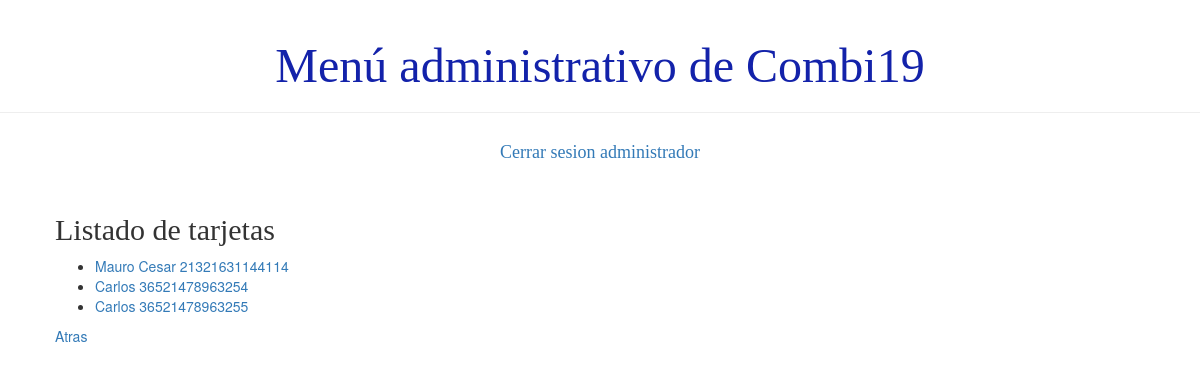
The app's page /usuario/listaTarjeta (signed in), older data.
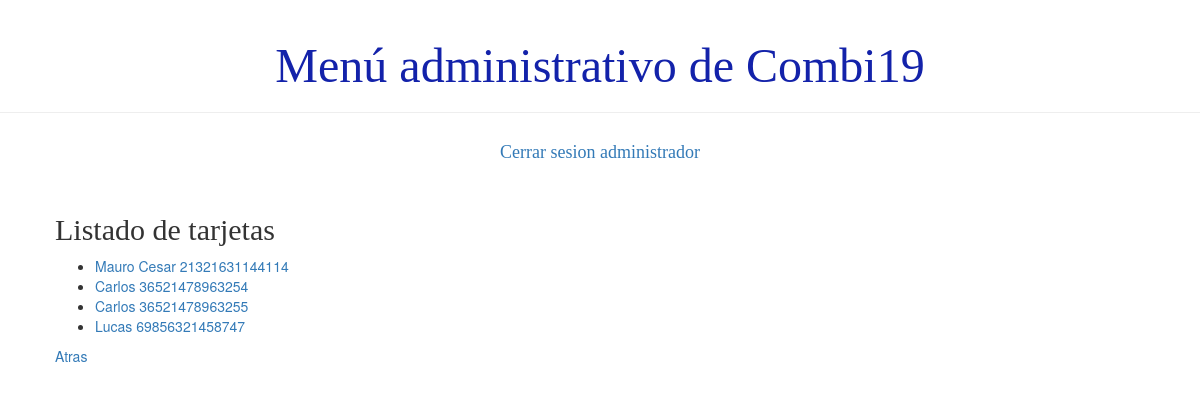
The same page, newer data.
### demo1/models.py (models this page shows, shortened)
class Tarjeta(models.Model):
    pasajero = models.ForeignKey(Pasajero, on_delete=models.CASCADE)
    numero = models.BigIntegerField()
    fecha_de_vencimiento = models.DateField()
    codigo = models.IntegerField()
    activo = models.BooleanField(default=True)
    def __str__(self):
         return '%s %s' % (self.pasajero.usuario.first_name, str(self.numero))

class Persona(models.Model):
    usuario = models.ForeignKey('auth.User', on_delete=models.CASCADE)
    dni = models.IntegerField()
    telefono = models.BigIntegerField()
    activo = models.BooleanField(default=True)

### demo1/views.py (the view)
# urls.py: path('usuario/listaTarjeta', views.listado_tarjeta ,name='listado_tarjeta'),
def listado_tarjeta(request):
    tarjetas=Tarjeta.objects.all()
    return render(request, 'demo1/listados/listado_tarjeta.html', {'tarjetas':tarjetas})

### demo1/templates/demo1/listados/listado_tarjeta.html
{% extends 'demo1/base.html' %}
{% block content %}
    <h2>Listado de tarjetas</h2>
    <div>
        <ul>
        {% for tarjeta in tarjetas %}
            <li><a href="{% url 'detalle_tarjeta' pk=tarjeta.pk%}">{{ tarjeta }}</a></li>
        {% endfor %}
        </ul>
    </div>
    <div><a href="{% url 'principal' %}">Atras</a></div>
{% endblock %}

Row changes from the older to the newer data that the page shows:
added Tarjeta: pasajero+numero "Lucas 69856321458747"
